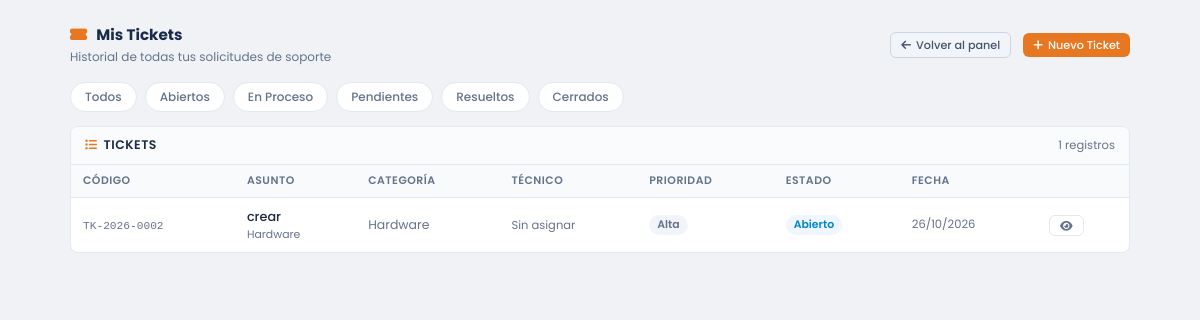
/usuario/mis_tickets.php?estado=abierto (signed in), run on an earlier commit of the app's database.
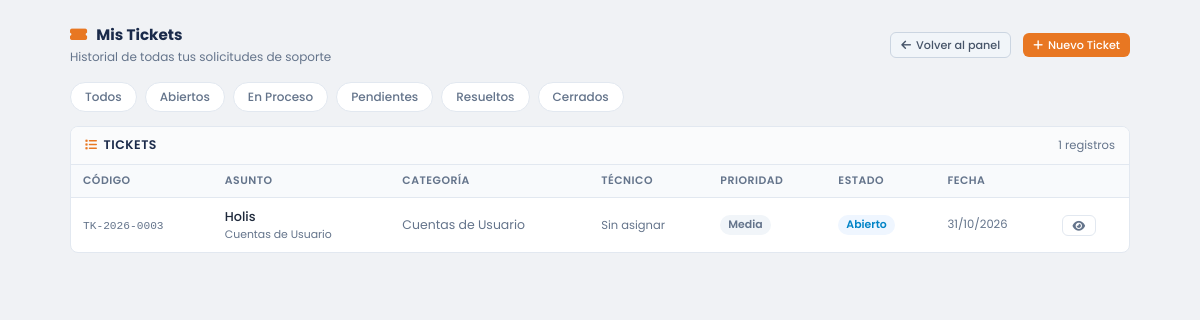
And on a later commit of the database.
### tables this page shows
CREATE TABLE `tickets` (
  `id_tickets` int(11) NOT NULL AUTO_INCREMENT,
  `codigo_ticket` varchar(20) NOT NULL,
  `asunto` varchar(200) NOT NULL,
  `descripcion` text NOT NULL,
  `fecha_creacion` datetime NOT NULL DEFAULT current_timestamp(),
  `fecha_cierre` datetime DEFAULT NULL,
  `id_usuario_solicitante` int(11) NOT NULL,
  `id_usuario_asignado` int(11) DEFAULT NULL,
  `id_departamento` int(11) NOT NULL,
  `id_categoria` int(11) NOT NULL,
  `id_prioridad` int(11) NOT NULL DEFAULT 2,
  `id_estado` int(11) NOT NULL DEFAULT 1,
  `id_inventario` int(11) DEFAULT NULL,
  `solucion` text DEFAULT NULL,
  `observaciones` text DEFAULT NULL,
  PRIMARY KEY (`id_tickets`),
  UNIQUE KEY `codigo_ticket` (`codigo_ticket`),
  KEY `fecha_creacion` (`fecha_creacion`),
  KEY `fk_ticket_categoria` (`id_categoria`),
  KEY `fk_ticket_usuario_asignado` (`id_usuario_asignado`),
  KEY `fk_ticket_usuario_solicitante` (`id_usuario_solicitante`),
  KEY `fk_ticket_prioridad` (`id_prioridad`),
  KEY `fk_ticket_departamento` (`id_departamento`),
  KEY `id_inventario` (`id_inventario`),
  KEY `id_estado` (`id_estado`),
  CONSTRAINT `fk_ticket_categoria` FOREIGN KEY (`id_categoria`) REFERENCES `categoria_incidencias` (`id_categoria`) ON UPDATE CASCADE,
  CONSTRAINT `fk_ticket_departamento` FOREIGN KEY (`id_departamento`) REFERENCES `departamentos` (`id_departamento`) ON UPDATE CASCADE,
  CONSTRAINT `fk_ticket_estado` FOREIGN KEY (`id_estado`) REFERENCES `estados_ticket` (`id_estado_ticket`) ON UPDATE CASCADE,
  CONSTRAINT `fk_ticket_inventario` FOREIGN KEY (`id_inventario`) REFERENCES `inventario_tecnologico` (`id_inventario`) ON UPDATE CASCADE,
  CONSTRAINT `fk_ticket_prioridad` FOREIGN KEY (`id_prioridad`) REFERENCES `prioridades` (`id_prioridad`) ON UPDATE CASCADE,
  CONSTRAINT `fk_ticket_usuario_asignado` FOREIGN KEY (`id_usuario_asignado`) REFERENCES `usuarios` (`id_usuario`) ON UPDATE CASCADE,
  CONSTRAINT `fk_ticket_usuario_solicitante` FOREIGN KEY (`id_usuario_solicitante`) REFERENCES `usuarios` (`id_usuario`) ON UPDATE CASCADE
);

CREATE TABLE `categoria_incidencias` (
  `id_categoria` int(11) NOT NULL AUTO_INCREMENT,
  `nombre` varchar(80) NOT NULL,
  `descripcion` text DEFAULT NULL,
  `id_prioridad_default` int(11) DEFAULT NULL,
  `estado` enum('activo','inactivo') NOT NULL DEFAULT 'activo',
  PRIMARY KEY (`id_categoria`),
  UNIQUE KEY `nombre` (`nombre`),
  KEY `fk_categoria_prioridad` (`id_prioridad_default`),
  CONSTRAINT `fk_categoria_prioridad` FOREIGN KEY (`id_prioridad_default`) REFERENCES `prioridades` (`id_prioridad`) ON DELETE SET NULL ON UPDATE CASCADE
);

CREATE TABLE `prioridades` (
  `id_prioridad` int(11) NOT NULL AUTO_INCREMENT,
  `nombre` varchar(50) NOT NULL,
  `nivel` int(11) NOT NULL DEFAULT 2,
  `tiempo_respuesta_objetivo` int(11) NOT NULL DEFAULT 2880 COMMENT 'Guardar minutos',
  PRIMARY KEY (`id_prioridad`),
  UNIQUE KEY `nombre` (`nombre`)
);

CREATE TABLE `estados_ticket` (
  `id_estado_ticket` int(11) NOT NULL AUTO_INCREMENT,
  `nombre` varchar(50) NOT NULL,
  `descripcion` text DEFAULT NULL,
  PRIMARY KEY (`id_estado_ticket`),
  UNIQUE KEY `nombre` (`nombre`)
);

### usuario/mis_tickets.php (the view, shortened to what this page needs)
<?php
include('../config/conexion.php');
$stmt = $conexion->prepare("SELECT id_usuario FROM usuarios WHERE usuario_login = ?");
$stmt->bind_param("s", $_SESSION['usser']);
$stmt->execute();
$usuario = $stmt->get_result()->fetch_assoc();
$id_usuario = $usuario['id_usuario'];
$filtro_estado = $_GET['estado'] ?? 'todos';
$where_estado = $filtro_estado !== 'todos' ? "AND et.nombre = '$filtro_estado'" : '';
$query = $conexion->query("
    SELECT t.id_tickets, t.codigo_ticket, t.asunto, t.fecha_creacion, t.fecha_cierre,
           et.nombre AS estado, p.nombre AS prioridad, p.nivel AS nivel_prioridad,
           ci.nombre AS categoria,
           CONCAT(u.nombres, ' ', u.apellidos) AS tecnico_asignado
    FROM tickets t
    INNER JOIN estados_ticket et ON t.id_estado = et.id_estado_ticket
    INNER JOIN prioridades p ON t.id_prioridad = p.id_prioridad
    INNER JOIN categoria_incidencias ci ON t.id_categoria = ci.id_categoria
    LEFT JOIN usuarios u ON t.id_usuario_asignado = u.id_usuario
    WHERE t.id_usuario_solicitante = $id_usuario
    $where_estado
    ORDER BY t.fecha_creacion DESC
");
?>
<!DOCTYPE html>
<html lang="es">
<head>
    <link rel="stylesheet" href="https://cdn.jsdelivr.net/npm/bootstrap@5.3.0/dist/css/bootstrap.min.css">
    <link rel="stylesheet" href="https://cdnjs.cloudflare.com/ajax/libs/font-awesome/6.4.0/css/all.min.css">
    <link rel="stylesheet" href="../assets/css/dashboard2.css">
</head>
<body>
<div class="page-wrapper">
    <div class="hd-page-header" style="margin-bottom:16px;">
        <div>
            <div class="hd-page-title">
                <i class="fas fa-ticket-alt" style="color:var(--naranja);margin-right:6px;"></i>
                Mis Tickets
            </div>
            <div class="hd-page-sub">Historial de todas tus solicitudes de soporte</div>
        </div>
        <div style="display: flex; gap: 12px; align-items: center;">
        <a href="dashboard.php" class="hd-btn hd-btn-sm" style="background-color: #f1f5f9; color: #475569; border: 1px solid #cbd5e1; text-decoration: none;">
            <i class="fas fa-arrow-left"></i> Volver al panel
        </a>
        <a href="ticket_nuevo.php" class="hd-btn hd-btn-naranja hd-btn-sm">
            <i class="fas fa-plus"></i> Nuevo Ticket
        </a>
    </div>
</div>
    <div style="display:flex;gap:8px;margin-bottom:14px;flex-wrap:wrap;">
        <?php
        $estados_filtro = ['todos'=>'Todos', 'Abierto'=>'Abiertos', 'En Proceso'=>'En Proceso', 'Pendiente'=>'Pendientes', 'Resuelto'=>'Resueltos', 'Cerrado'=>'Cerrados'];
        foreach($estados_filtro as $val => $label):
            $active = $filtro_estado === $val ? 'active' : '';
        ?>
        <a href="?estado=<?= urlencode($val) ?>" class="filtro-btn <?= $active ?>"><?= $label ?></a>
        <?php endforeach; ?>
    </div>
    <div class="hd-card">
        <div class="hd-card-header">
            <h5 class="hd-card-title"><i class="fas fa-list"></i> Tickets</h5>
            <span style="font-size:0.72rem;color:var(--muted);"><?= $query->num_rows ?> registros</span>
        </div>
        <div style="overflow-x:auto;">
            <table class="hd-table">
                <thead>
                    <tr>
                        <th>Código</th>
                        <th>Asunto</th>
                        <th>Categoría</th>
                        <th>Técnico</th>
                        <th>Prioridad</th>
                        <th>Estado</th>
                        <th>Fecha</th>
                        <th></th>
                    </tr>
                </thead>
                <tbody>
                    <?php if ($query->num_rows === 0): ?>
                    <tr>
                        <td colspan="8" style="text-align:center;padding:30px;color:var(--muted);">
                            <i class="fas fa-inbox" style="font-size:1.5rem;display:block;margin-bottom:8px;"></i>
                            No tienes tickets <?= $filtro_estado !== 'todos' ? 'con estado "' . htmlspecialchars($filtro_estado) . '"' : 'registrados' ?>
                        </td>
                    </tr>
                    <?php else: ?>
                    <?php while($row = $query->fetch_assoc()): ?>
                    <tr>
                        <td><span style="font-family:monospace;color:var(--muted);font-size:0.7rem;"><?= htmlspecialchars($row['codigo_ticket']) ?></span></td>
                        <td>
                            <div style="font-weight:500;font-size:0.8rem;max-width:220px;white-space:nowrap;overflow:hidden;text-overflow:ellipsis;">
                                <?= htmlspecialchars($row['asunto']) ?>
                            </div>
                            <div style="font-size:0.68rem;color:var(--muted);"><?= htmlspecialchars($row['categoria']) ?></div>
                        </td>
                        <td style="color:var(--muted);font-size:0.78rem;"><?= htmlspecialchars($row['categoria']) ?></td>
                        <td>
                            <?php if ($row['tecnico_asignado']): ?>
                            <div style="display:flex;align-items:center;gap:5px;">
                                <div class="hd-avatar" style="width:20px;height:20px;font-size:0.6rem;">
                                    <?= strtoupper(substr($row['tecnico_asignado'], 0, 1)) ?>
                                </div>
                                <span style="font-size:0.78rem;"><?= htmlspecialchars($row['tecnico_asignado']) ?></span>
                            </div>
                            <?php else: ?>
                            <span style="font-size:0.72rem;color:var(--muted);">Sin asignar</span>
                            <?php endif; ?>
                        </td>
                        <td>
                            <?php
                            $prio_color = match($row['nivel_prioridad']) {
                                1 => 'azul', 2 => 'amarillo', 3 => 'naranja', 4 => 'rojo', default => 'gris'
                            };
                            ?>
                            <span class="hd-tag hd-tag-<?= $prio_color ?>"><?= htmlspecialchars($row['prioridad']) ?></span>
                        </td>
                        <td>
                            <?php
                            $estado_color = match($row['estado']) {
                                'Abierto'    => 'azul',
                                'En Proceso' => 'naranja',
                                'Pendiente'  => 'amarillo',
                                'Resuelto'   => 'verde',
                                'Cerrado'    => 'gris',
                                default      => 'gris'
                            };
                            ?>
                            <span class="hd-tag hd-tag-<?= $estado_color ?>"><?= htmlspecialchars($row['estado']) ?></span>
                        </td>
                        <td style="font-size:0.72rem;color:var(--muted);white-space:nowrap;">
                            <?= date('d/m/Y', strtotime($row['fecha_creacion'])) ?>
                        </td>
                        <td>
                            <a href="ver_ticket.php?id=<?= $row['id_tickets'] ?>" class="hd-btn hd-btn-outline hd-btn-sm">
                                <i class="fas fa-eye"></i>
                            </a>
                        </td>
                    </tr>
                    <?php endwhile; ?>
                    <?php endif; ?>
                </tbody>
            </table>
        </div>
    </div>
</div>
</body>
</html>

### assets/css/dashboard2.css (style rules this page uses)
:root { --azul: #1a2a4a; --azul-mid: #243660; --azul-light: #2d4a7a; --naranja: #E87722; --naranja-lt: #f59342; --bg: #f0f2f5; --card: #ffffff; --texto: #1e293b; --muted: #64748b; --borde: #e2e8f0; --sidebar-w: 240px; --nav-h: 52px; --success: #16a34a; --danger: #dc2626; --warning: #d97706; --info: #0284c7; }
*, *::before, *::after { box-sizing: border-box; margin: 0; padding: 0; }
body { font-family: 'Poppins', sans-serif; background: var(--bg); color: var(--texto); font-size: 13px; }
.hd-page-header { display: flex; align-items: center; justify-content: space-between; margin-bottom: 14px; flex-wrap: wrap; gap: 8px; }
.hd-page-title { font-size: 0.95rem; font-weight: 700; color: var(--azul); }
.hd-page-sub { font-size: 0.75rem; color: var(--muted); margin-top: 1px; }
.hd-card { background: var(--card); border-radius: 8px; border: 1px solid var(--borde); overflow: hidden; }
.hd-card-header { padding: 10px 14px; border-bottom: 1px solid var(--borde); display: flex; align-items: center; justify-content: space-between; background: #fafbfc; }
.hd-card-title { font-size: 0.78rem; font-weight: 600; color: var(--azul); display: flex; align-items: center; gap: 6px; margin: 0; text-transform: uppercase; letter-spacing: 0.5px; }
.hd-card-title i { color: var(--naranja); font-size: 0.75rem; }
.hd-table { width: 100%; border-collapse: collapse; font-size: 0.78rem; }
.hd-table thead th { background: #f8fafc; color: var(--muted); font-weight: 600; font-size: 0.68rem; text-transform: uppercase; letter-spacing: 0.5px; padding: 8px 12px; border-bottom: 1px solid var(--borde); white-space: nowrap; }
.hd-table tbody td { padding: 9px 12px; border-bottom: 1px solid #f1f5f9; vertical-align: middle; color: var(--texto); }
.hd-table tbody tr:last-child td { border-bottom: none; }
.hd-tag { display: inline-flex; align-items: center; gap: 3px; padding: 2px 8px; border-radius: 12px; font-size: 0.68rem; font-weight: 600; white-space: nowrap; }
.hd-tag-azul { background: #eff6ff; color: var(--info); }
.hd-tag-gris { background: #f1f5f9; color: var(--muted); }
.hd-btn { display: inline-flex; align-items: center; gap: 5px; padding: 6px 14px; border-radius: 6px; font-size: 0.75rem; font-weight: 500; border: none; cursor: pointer; transition: all 0.15s; text-decoration: none; white-space: nowrap; font-family: inherit; }
.hd-btn-naranja { background: var(--naranja); color: #fff; }
.hd-btn-sm { padding: 4px 10px; font-size: 0.7rem; }
.hd-btn-outline { background: transparent; border: 1px solid var(--borde); color: var(--muted); }

### usuario/mis_tickets.php (style rules this page uses)
body { font-family: 'Poppins', sans-serif; background: #f0f2f5; }
.page-wrapper { max-width: 1100px; margin: 0 auto; padding: 24px 20px; }
.filtro-btn { padding: 5px 14px; border-radius: 20px; font-size: 0.75rem; font-weight: 500; border: 1.5px solid var(--borde); background: #fff; color: var(--muted); cursor: pointer; transition: all 0.15s; text-decoration: none; display: inline-block; }

What changed in the data, as far as the page shows it:
no longer on this page (row edited): tickets: codigo_ticket "TK-2026-0002", asunto "crear", id_categoria.nombre "Hardware", id_prioridad.nombre "Alta", id_estado.nombre "Abierto", fecha_creacion "26/10/2026"
added tickets: codigo_ticket "TK-2026-0003", asunto "Holis", id_categoria.nombre "Cuentas de Usuario", id_prioridad.nombre "Media", id_estado.nombre "Abierto", fecha_creacion "31/10/2026"
